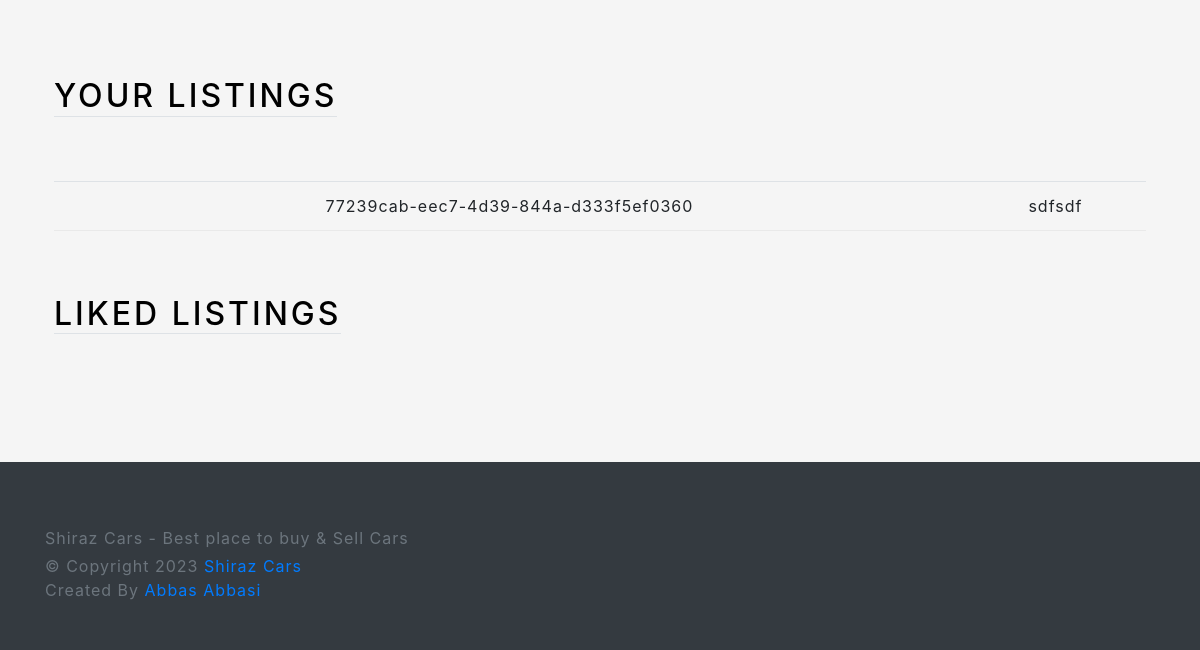
The app's page /profile/ (signed in, lower part), older data.
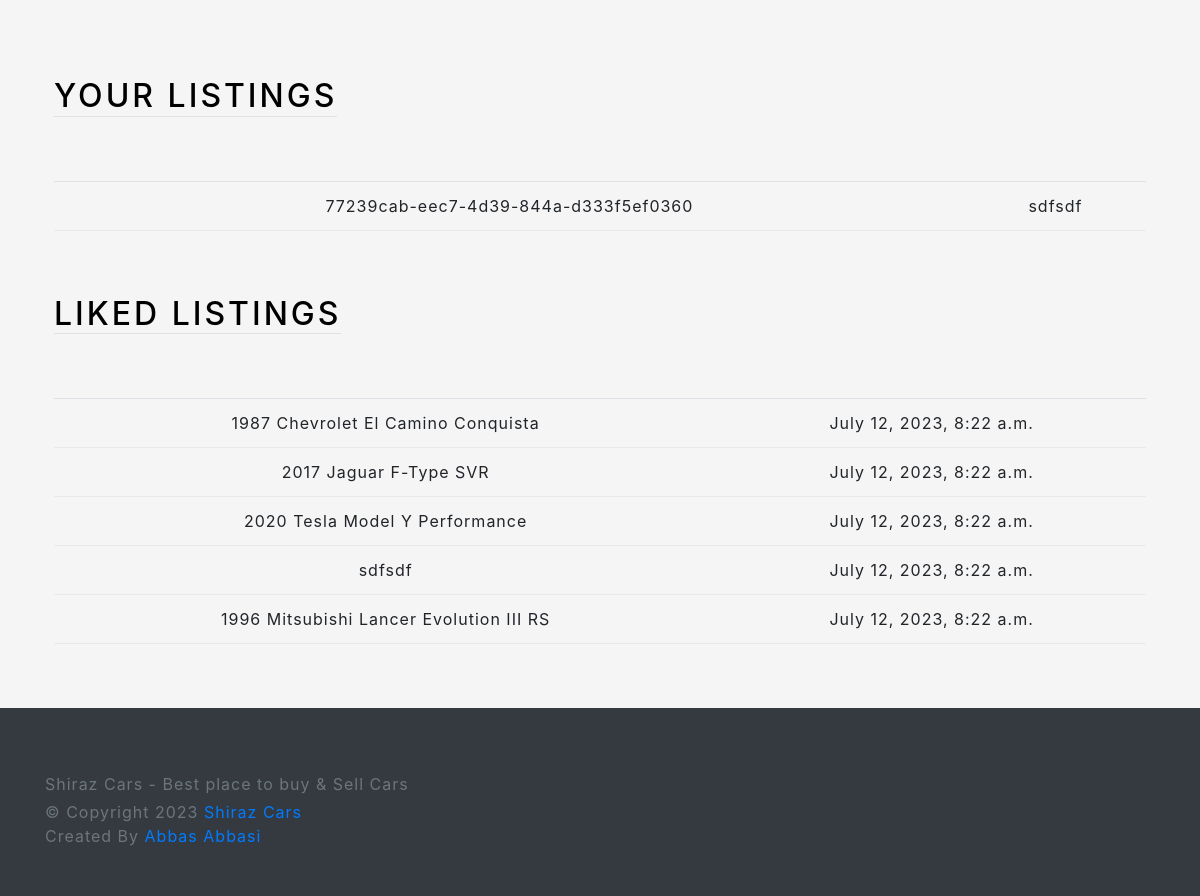
The same page, newer data.
### main/models.py (models this page shows, shortened)
class Listing(models.Model):
    id = models.UUIDField(primary_key=True, default=uuid.uuid4, editable=False)
    created_at = models.DateTimeField(auto_now_add=True)
    updated_at = models.DateTimeField(auto_now=True)
    seller = models.ForeignKey(Profile, on_delete=models.CASCADE)
    brand = models.CharField(max_length=24, choices=CARS_BRANDS, default=None)
    model = models.CharField(max_length=64)
    vin = models.CharField(max_length=17)
    mileage = models.IntegerField(default=0)
    color = models.CharField(max_length=24, default=None)
    description = models.TextField()
    engine = models.CharField(max_length=24)
    transmission = models.CharField(max_length=24, choices=TRANSMISSION_OPTIONS, default=None)
    location = models.OneToOneField(Location, on_delete=models.SET_NULL, null=True)
    image = models.ImageField(upload_to=user_listing_path, default=None)

class LikedListing(models.Model):
    profile = models.ForeignKey(Profile, on_delete=models.CASCADE)
    listing = models.ForeignKey(Listing, on_delete=models.CASCADE)
    like_date = models.DateTimeField(auto_now_add=True)

### users/views.py (the view, shortened to what this page needs)
# urls.py: path('profile/', ProfileView.as_view(), name='profile'),
@method_decorator(login_required, name='dispatch')
class ProfileView(View):
    def get(self, request):
        user_listings = Listing.objects.filter(seller=request.user.profile)
        user_liked_listings = LikedListing.objects.filter(
            profile=request.user.profile).all()
        user_form = UserForm(instance=request.user)
        profile_form = ProfileForm(instance=request.user.profile)
        location_form = LocationForm(instance=request.user.profile.location)
        return render(request, 'views/profile.html', {'user_form': user_form,
                                                      'profile_form': profile_form,
                                                      'location_form': location_form,
                                                      'user_listings': user_listings,
                                                      'user_liked_listings': user_liked_listings, })

### users/templates/views/profile.html (shortened to what this page needs)
{% extends 'base/base.html' %}
{% load crispy_forms_filters %}
{% load static %}
{% load crispy_forms_tags %}
{% block body %}
<div class="container-fluid text-center py-5">
    <div class="container px-4 py-5" id="hanging-icons">
    </div>
    <div class="container px-4">
        <div class="row g-4 py-5">
            <div class="col d-flex align-items-start">
                <div>
                    <h2 class="mb-3 border-bottom" style="color: black">Your Listings</h2>
                </div>
            </div>
        </div>
        <table class="table table-hover">
            <tbody>
                {% for listing in user_listings %}
                <tr>
                    <td>{{ listing.id }}</td>
                    <td>{{listing.model }}</td>
                </tr>
                {% endfor %}
            </tbody>
        </table>
    </div>
    <div class="container px-4">
        <div class="row g-4 py-5">
            <div class="col d-flex align-items-start">
                <div>
                    <h2 class="mb-3 border-bottom" style="color: black">Liked Listings</h2>
                </div>
            </div>
        </div>
        <table class="table table-hover">
            <tbody>
                {% for liked_listing in user_liked_listings %}
                <tr>
                    <td>{{ liked_listing.listing.model }}</td>
                    <td>{{ liked_listing.like_date }}</td>
                </tr>
                {% endfor %}
            </tbody>
        </table>
    </div>
</div>
{% endblock %}

Row changes from the older to the newer data that the page shows:
added LikedListing: listing.model "1987 Chevrolet El Camino Conquista", like_date "July 12, 2023, 8:22 a.m."
added LikedListing: listing.model "2017 Jaguar F-Type SVR", like_date "July 12, 2023, 8:22 a.m."
added LikedListing: listing.model "2020 Tesla Model Y Performance", like_date "July 12, 2023, 8:22 a.m."
added LikedListing: listing.model "sdfsdf", like_date "July 12, 2023, 8:22 a.m."
added LikedListing: listing.model "1996 Mitsubishi Lancer Evolution III RS", like_date "July 12, 2023, 8:22 a.m."
